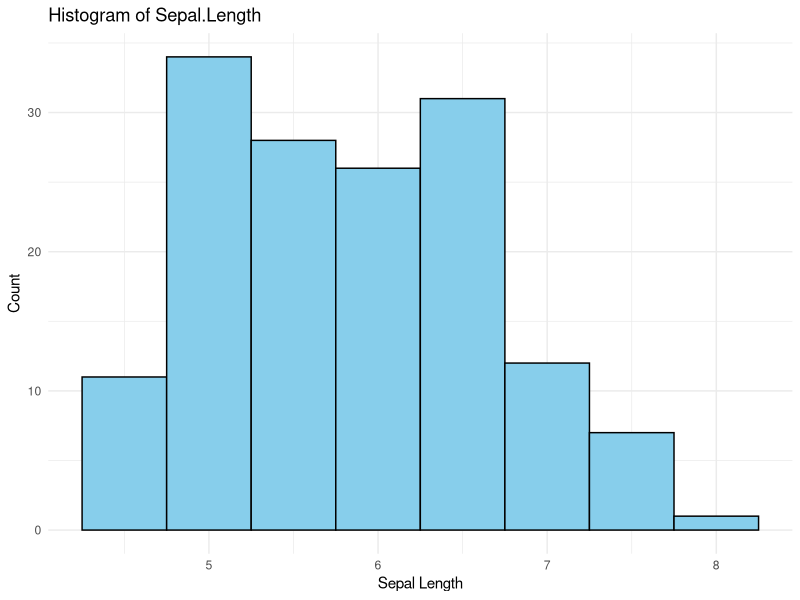
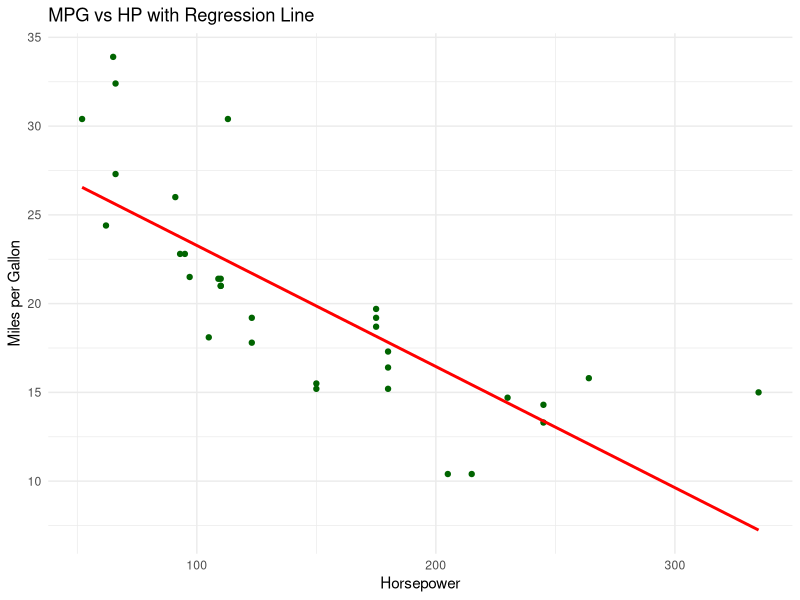
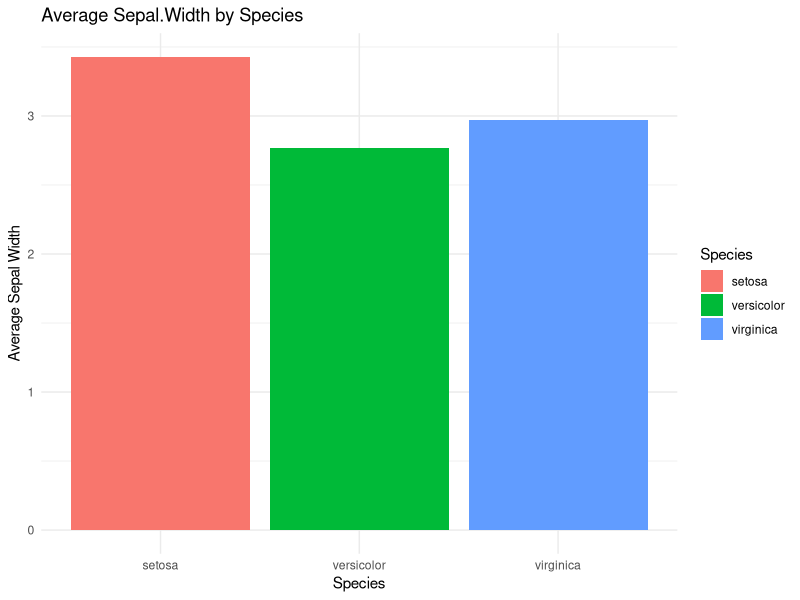
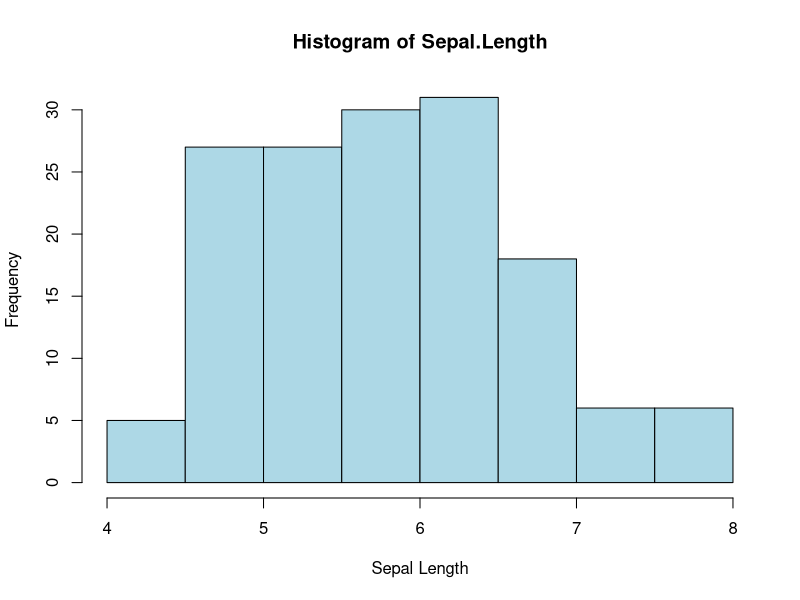

Here is the R script that generated these plots, in order:
# install.packages("ggplot2")
library(ggplot2)


ggplot(iris, aes(x = Sepal.Length)) +
  geom_histogram(binwidth = 0.5, fill = "skyblue", color = "black") +
  labs(title = "Histogram of Sepal.Length", x = "Sepal Length", y = "Count") +
  theme_minimal()


ggplot(mtcars, aes(x = hp, y = mpg)) +
  geom_point(color = "darkgreen") +
  geom_smooth(method = "lm", se = FALSE, color = "red") +
  labs(title = "MPG vs HP with Regression Line", x = "Horsepower", y = "Miles per Gallon") +
  theme_minimal()

# Plot
ggplot(iris, aes(Species, Sepal.Width, fill = Species)) +
  geom_bar(stat = "summary", fun = "mean") +
  labs(title = "Average Sepal.Width by Species", x = "Species", y = "Average Sepal Width") +
  theme_minimal()

# Base R histogram
hist(iris$Sepal.Length,
     main = "Histogram of Sepal.Length",
     xlab = "Sepal Length",
     col = "lightblue",
     border = "black")
